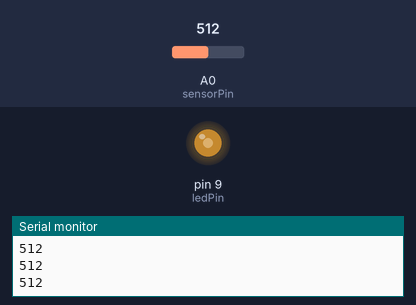
Bench run of a sketch on a simulated Arduino Uno, built with avr-gcc and run on an emulated ATmega328P. Parts: output pins drawn as LEDs (lit = HIGH), the last lines printed to the serial monitor. The test bench sets the inputs (shaded band); at power-on: A0 (sensorPin) = 512.

Above: at 1.2 s.
1.3 s: A0 (sensorPin) set to 716
At 1.7 s:
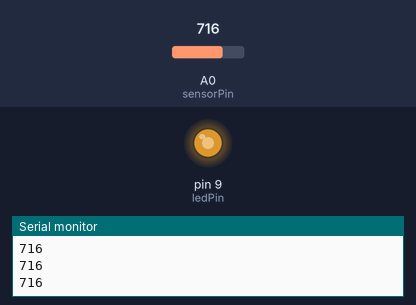
2.8 s: A0 (sensorPin) set to 900
At 4.0 s:
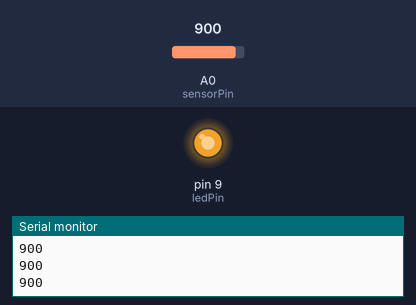
4.3 s: A0 (sensorPin) set to 122
At 5.2 s:
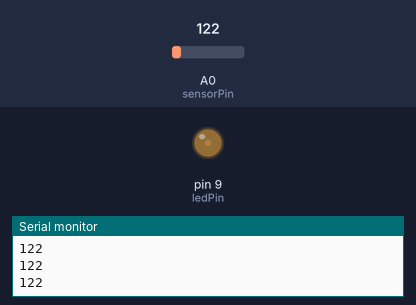
5.8 s: A0 (sensorPin) set to 0
At 6.3 s:
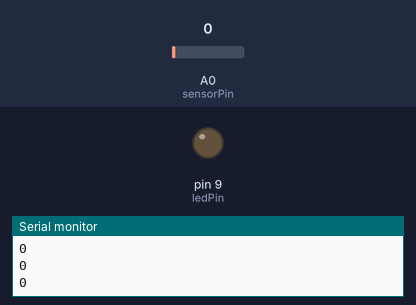
7.3 s: A0 (sensorPin) set to 511
At 8.7 s:
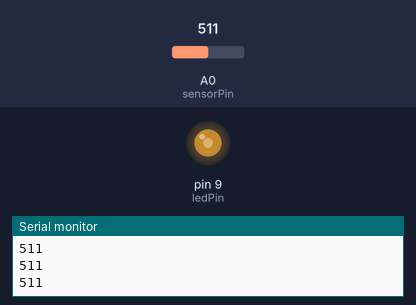
Timing chart, 0 to 9.8 s (numbered marks = the images above; inputs shaded):
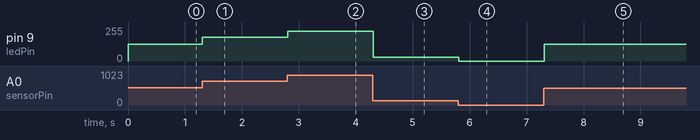

The sketch:

Circuit_06.ino
```cpp
/*
SparkFun Inventor's Kit
Example sketch 06

PHOTORESISTOR

  Use a photoresistor (light sensor) to control the brightness
  of a LED.

Hardware connections:

  Photo resistor:

    Connect one side of the photoresistor to 5 Volts (5V).
    Connect the other side of the photoresistor to ANALOG pin 0.
    Connect a 10K resistor between ANALOG pin 0 and GND.

    This creates a voltage divider, with the photoresistor one
    of the two resistors. The output of the voltage divider
    (connected to A0) will vary with the light level.

  LED:

    Connect the positive side (long leg) of the LED to
    digital pin 9. (To vary the brightness, this pin must
    support PWM, which is indicated by "~" or "PWM" on the
    Arduino itself.)

    Connect the negative side of the LED (short leg) to a
    330 Ohm resistor.

    Connect the other side of the resistor to GND.

This sketch was written by SparkFun Electronics,
with lots of help from the Arduino community.
This code is completely free for any use.
Visit http://learn.sparkfun.com/products/2 for SIK information.
Visit http://www.arduino.cc to learn about the Arduino.

Version 2.0 6/2012 MDG
*/


// As usual, we'll create constants to name the pins we're using.
// This will make it easier to follow the code below.

const int sensorPin = 0;
const int ledPin = 9;

// We'll also set up some global variables for the light level:

int lightLevel, high = 0, low = 1023;


void setup()
{
  // We'll set up the LED pin to be an output.
  // (We don't need to do anything special to use the analog input.)

  pinMode(ledPin, OUTPUT);
  Serial.begin(9600);
}


void loop()
{
  // Just as we've done in the past, we'll use the analogRead()
  // function to measure the voltage coming from the photoresistor
  // resistor pair. This number can range between 0 (0 Volts) and
  // 1023 (5 Volts), but this circuit will have a smaller range
  // between dark and light.

  lightLevel = analogRead(sensorPin);
  Serial.println(lightLevel);

  // We now want to use this number to control the brightness of
  // the LED. But we have a problem: the analogRead() function
  // returns values between 0 and 1023, and the analogWrite()
  // function wants values from 0 to 255.

  // We can solve this by using two handy functions called map()
  // and constrain(). Map will change one range of values into
  // another range. If we tell map() our "from" range is 0-1023,
  // and our "to" range is 0-255, map() will squeeze the larger
  // range into the smaller. (It can do this for any two ranges.)

  // lightLevel = map(lightLevel, 0, 1023, 0, 255);

  // Because map() could still return numbers outside the "to"
  // range, (if they're outside the "from" range), we'll also use
  // a function called constrain() that will "clip" numbers into
  // a given range. If the number is above the range, it will reset
  // it to be the highest number in the range. If the number is
  // below the range, it will reset it to the lowest number.
  // If the number is within the range, it will stay the same.

  // lightLevel = constrain(lightLevel, 0, 255);

  // Here's one last thing to think about. The circuit we made
  // won't have a range all the way from 0 to 5 Volts. It will
  // be a smaller range, such as 300 (dark) to 800 (light).
  // If we just pass this number directly to map(), the LED will
  // change brightness, but it will never be completely off or
  // completely on.

  // You can fix this two ways, each of which we'll show
  // in the functions below. Uncomment ONE of them to
  // try it out:

  manualTune();  // manually change the range from light to dark

  //autoTune();  // have the Arduino do the work for us!

  // The above functions will alter lightLevel to be cover the
  // range from full-on to full-off. Now we can adjust the
  // brightness of the LED:

  analogWrite(ledPin, lightLevel);

  // The above statement will brighten the LED along with the
  // light level. To do the opposite, replace "lightLevel" in the
  // above analogWrite() statement with "255-lightLevel".
  // Now you've created a night-light!
}


void manualTune()
{
  // As we mentioned above, the light-sensing circuit we built
  // won't have a range all the way from 0 to 1023. It will likely
  // be more like 300 (dark) to 800 (light). If you run this sketch
  // as-is, the LED won't fully turn off, even in the dark.

  // You can accommodate the reduced range by manually
  // tweaking the "from" range numbers in the map() function.
  // Here we're using the full range of 0 to 1023.
  // Try manually changing this to a smaller range (300 to 800
  // is a good guess), and try it out again. If the LED doesn't
  // go completely out, make the low number larger. If the LED
  // is always too bright, make the high number smaller.

  // Remember you're JUST changing the 0, 1023 in the line below!

  lightLevel = map(lightLevel, 0, 1023, 0, 255);
  lightLevel = constrain(lightLevel, 0, 255);

  // Now we'll return to the main loop(), and send lightLevel
  // to the LED.
}


void autoTune()
{
  // As we mentioned above, the light-sensing circuit we built
  // won't have a range all the way from 0 to 1023. It will likely
  // be more like 300 (dark) to 800 (light).

  // In the manualTune() function above, you need to repeatedly
  // change the values and try the program again until it works.
  // But why should you have to do that work? You've got a
  // computer in your hands that can figure things out for itself!

  // In this function, the Arduino will keep track of the highest
  // and lowest values that we're reading from analogRead().

  // If you look at the top of the sketch, you'll see that we've
  // initialized "low" to be 1023. We'll save anything we read
  // that's lower than that:

  if (lightLevel < low)
  {
    low = lightLevel;
  }

  // We also initialized "high" to be 0. We'll save anything
  // we read that's higher than that:

  if (lightLevel > high)
  {
    high = lightLevel;
  }

  // Once we have the highest and lowest values, we can stick them
  // directly into the map() function. No manual tweaking needed!

  // One trick we'll do is to add a small offset to low and high,
  // to ensure that the LED is fully-off and fully-on at the limits
  // (otherwise it might flicker a little bit).

  lightLevel = map(lightLevel, low+30, high-30, 0, 255);
  lightLevel = constrain(lightLevel, 0, 255);

  // Now we'll return to the main loop(), and send lightLevel
  // to the LED.
}
```

Measured:
- after the input at 1.3 s, pin 9 (ledPin): 127/255 → 178/255 at once
- after the input at 2.8 s, pin 9 (ledPin): 178/255 → 224/255 at once
- after the input at 4.3 s, pin 9 (ledPin): 224/255 → 30/255 at once
- after the input at 5.8 s, pin 9 (ledPin): 30/255 → 0/255 at once
- after the input at 7.3 s, pin 9 (ledPin): 0/255 → 127/255 at once
